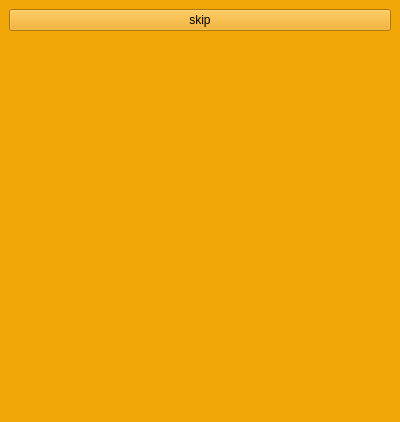
<?xml version="1.0" encoding="UTF-8"?>
<ui version="4.0">
 <class>MainWindow</class>
 <widget class="QMainWindow" name="MainWindow">
  <property name="geometry">
   <rect>
    <x>0</x>
    <y>0</y>
    <width>400</width>
    <height>422</height>
   </rect>
  </property>
  <property name="minimumSize">
   <size>
    <width>400</width>
    <height>400</height>
   </size>
  </property>
  <property name="maximumSize">
   <size>
    <width>400</width>
    <height>16777215</height>
   </size>
  </property>
  <property name="windowTitle">
   <string>MainWindow</string>
  </property>
  <property name="autoFillBackground">
   <bool>false</bool>
  </property>
  <property name="styleSheet">
   <string notr="true">background-color:  #f0a607</string>
  </property>
  <property name="documentMode">
   <bool>false</bool>
  </property>
  <widget class="QWidget" name="centralwidget">
   <layout class="QGridLayout" name="gridLayout">
    <item row="1" column="0">
     <widget class="QStackedWidget" name="stackedWidget">
      <property name="sizePolicy">
       <sizepolicy hsizetype="Minimum" vsizetype="Minimum">
        <horstretch>0</horstretch>
        <verstretch>0</verstretch>
       </sizepolicy>
      </property>
      <property name="currentIndex">
       <number>5</number>
      </property>
      <widget class="QWidget" name="page_0">
       <layout class="QGridLayout" name="gridLayout_3">
        <item row="0" column="0">
         <spacer name="verticalSpacer">
          <property name="orientation">
           <enum>Qt::Orientation::Vertical</enum>
          </property>
          <property name="sizeType">
           <enum>QSizePolicy::Policy::Maximum</enum>
          </property>
          <property name="sizeHint" stdset="0">
           <size>
            <width>20</width>
            <height>40</height>
           </size>
          </property>
         </spacer>
        </item>
        <item row="1" column="0">
         <widget class="QWidget" name="buttonPlace" native="true">
          <property name="sizePolicy">
           <sizepolicy hsizetype="Minimum" vsizetype="Minimum">
            <horstretch>0</horstretch>
            <verstretch>0</verstretch>
           </sizepolicy>
          </property>
          <property name="minimumSize">
           <size>
            <width>90</width>
            <height>25</height>
           </size>
          </property>
          <property name="maximumSize">
           <size>
            <width>90</width>
            <height>25</height>
           </size>
          </property>
          <property name="baseSize">
           <size>
            <width>90</width>
            <height>25</height>
           </size>
          </property>
          <property name="styleSheet">
           <string notr="true">border: 2px dashed white;
background-color: rgba(255, 255, 255, 127);</string>
          </property>
         </widget>
        </item>
       </layout>
      </widget>
      <widget class="QWidget" name="page_1">
       <layout class="QGridLayout" name="gridLayout_2">
        <item row="1" column="0">
         <widget class="Line" name="line">
          <property name="orientation">
           <enum>Qt::Orientation::Horizontal</enum>
          </property>
         </widget>
        </item>
        <item row="7" column="0">
         <widget class="Line" name="line_2">
          <property name="orientation">
           <enum>Qt::Orientation::Horizontal</enum>
          </property>
         </widget>
        </item>
        <item row="3" column="0">
         <spacer name="verticalSpacer_3">
          <property name="orientation">
           <enum>Qt::Orientation::Vertical</enum>
          </property>
          <property name="sizeType">
           <enum>QSizePolicy::Policy::Maximum</enum>
          </property>
          <property name="sizeHint" stdset="0">
           <size>
            <width>20</width>
            <height>10</height>
           </size>
          </property>
         </spacer>
        </item>
        <item row="2" column="0">
         <layout class="QHBoxLayout" name="horizontalLayout_5">
          <property name="sizeConstraint">
           <enum>QLayout::SizeConstraint::SetMinimumSize</enum>
          </property>
          <item>
           <spacer name="horizontalSpacer_2">
            <property name="orientation">
             <enum>Qt::Orientation::Horizontal</enum>
            </property>
            <property name="sizeType">
             <enum>QSizePolicy::Policy::Maximum</enum>
            </property>
            <property name="sizeHint" stdset="0">
             <size>
              <width>300</width>
              <height>25</height>
             </size>
            </property>
           </spacer>
          </item>
          <item>
           <widget class="QLabel" name="labelHelper">
            <property name="enabled">
             <bool>true</bool>
            </property>
            <property name="sizePolicy">
             <sizepolicy hsizetype="Maximum" vsizetype="Maximum">
              <horstretch>0</horstretch>
              <verstretch>0</verstretch>
             </sizepolicy>
            </property>
            <property name="maximumSize">
             <size>
              <width>16777215</width>
              <height>25</height>
             </size>
            </property>
            <property name="font">
             <font>
              <pointsize>10</pointsize>
             </font>
            </property>
            <property name="text">
             <string>TextLabel</string>
            </property>
            <property name="alignment">
             <set>Qt::AlignmentFlag::AlignRight|Qt::AlignmentFlag::AlignTrailing|Qt::AlignmentFlag::AlignVCenter</set>
            </property>
           </widget>
          </item>
         </layout>
        </item>
        <item row="9" column="0">
         <widget class="Line" name="line_3">
          <property name="orientation">
           <enum>Qt::Orientation::Horizontal</enum>
          </property>
         </widget>
        </item>
        <item row="11" column="0">
         <widget class="QPushButton" name="toRegistratePushButton">
          <property name="enabled">
           <bool>false</bool>
          </property>
          <property name="styleSheet">
           <string notr="true">background-color: rgb(36, 31, 49)</string>
          </property>
          <property name="text">
           <string>Зарегистрироваться</string>
          </property>
         </widget>
        </item>
        <item row="0" column="0">
         <widget class="QLabel" name="label">
          <property name="maximumSize">
           <size>
            <width>16777215</width>
            <height>25</height>
           </size>
          </property>
          <property name="font">
           <font>
            <pointsize>14</pointsize>
            <bold>true</bold>
            <stylestrategy>PreferDefault</stylestrategy>
           </font>
          </property>
          <property name="layoutDirection">
           <enum>Qt::LayoutDirection::LeftToRight</enum>
          </property>
          <property name="text">
           <string>Регистрация</string>
          </property>
          <property name="alignment">
           <set>Qt::AlignmentFlag::AlignCenter</set>
          </property>
          <property name="wordWrap">
           <bool>false</bool>
          </property>
         </widget>
        </item>
        <item row="4" column="0">
         <layout class="QHBoxLayout" name="horizontalLayout_2">
          <item>
           <widget class="QLabel" name="label_2">
            <property name="sizePolicy">
             <sizepolicy hsizetype="Maximum" vsizetype="Maximum">
              <horstretch>0</horstretch>
              <verstretch>0</verstretch>
             </sizepolicy>
            </property>
            <property name="maximumSize">
             <size>
              <width>100</width>
              <height>25</height>
             </size>
            </property>
            <property name="font">
             <font>
              <bold>true</bold>
             </font>
            </property>
            <property name="text">
             <string>Ваше имя:</string>
            </property>
           </widget>
          </item>
          <item>
           <widget class="QLineEdit" name="nameLineEdit">
            <property name="sizePolicy">
             <sizepolicy hsizetype="Maximum" vsizetype="Maximum">
              <horstretch>0</horstretch>
              <verstretch>0</verstretch>
             </sizepolicy>
            </property>
            <property name="maximumSize">
             <size>
              <width>500</width>
              <height>25</height>
             </size>
            </property>
            <property name="styleSheet">
             <string notr="true">background-color: rgb(36, 31, 49)</string>
            </property>
           </widget>
          </item>
         </layout>
        </item>
        <item row="8" column="0">
         <widget class="QProgressBar" name="registrationProgressBar">
          <property name="sizePolicy">
           <sizepolicy hsizetype="Preferred" vsizetype="Maximum">
            <horstretch>0</horstretch>
            <verstretch>0</verstretch>
           </sizepolicy>
          </property>
          <property name="maximumSize">
           <size>
            <width>16777215</width>
            <height>15</height>
           </size>
          </property>
          <property name="styleSheet">
           <string notr="true">background-color: rgb(36, 31, 49)</string>
          </property>
          <property name="maximum">
           <number>3</number>
          </property>
          <property name="value">
           <number>0</number>
          </property>
          <property name="textVisible">
           <bool>false</bool>
          </property>
          <property name="invertedAppearance">
           <bool>false</bool>
          </property>
         </widget>
        </item>
        <item row="6" column="0">
         <layout class="QHBoxLayout" name="horizontalLayout_3">
          <item>
           <widget class="QLabel" name="label_3">
            <property name="sizePolicy">
             <sizepolicy hsizetype="Maximum" vsizetype="Maximum">
              <horstretch>0</horstretch>
              <verstretch>0</verstretch>
             </sizepolicy>
            </property>
            <property name="maximumSize">
             <size>
              <width>100</width>
              <height>25</height>
             </size>
            </property>
            <property name="font">
             <font>
              <bold>true</bold>
             </font>
            </property>
            <property name="text">
             <string>Ваш возраст: </string>
            </property>
           </widget>
          </item>
          <item>
           <widget class="QSpinBox" name="ageSpinBox">
            <property name="sizePolicy">
             <sizepolicy hsizetype="Maximum" vsizetype="Maximum">
              <horstretch>0</horstretch>
              <verstretch>0</verstretch>
             </sizepolicy>
            </property>
            <property name="maximumSize">
             <size>
              <width>60</width>
              <height>25</height>
             </size>
            </property>
            <property name="styleSheet">
             <string notr="true">background-color: rgb(36, 31, 49)</string>
            </property>
           </widget>
          </item>
          <item>
           <spacer name="horizontalSpacer">
            <property name="orientation">
             <enum>Qt::Orientation::Horizontal</enum>
            </property>
            <property name="sizeType">
             <enum>QSizePolicy::Policy::Maximum</enum>
            </property>
            <property name="sizeHint" stdset="0">
             <size>
              <width>30</width>
              <height>5</height>
             </size>
            </property>
           </spacer>
          </item>
          <item>
           <widget class="QLabel" name="label_4">
            <property name="sizePolicy">
             <sizepolicy hsizetype="Maximum" vsizetype="Maximum">
              <horstretch>0</horstretch>
              <verstretch>0</verstretch>
             </sizepolicy>
            </property>
            <property name="maximumSize">
             <size>
              <width>50</width>
              <height>25</height>
             </size>
            </property>
            <property name="font">
             <font>
              <bold>true</bold>
             </font>
            </property>
            <property name="text">
             <string>Пол: </string>
            </property>
           </widget>
          </item>
          <item>
           <widget class="QComboBox" name="genderComboBox">
            <property name="sizePolicy">
             <sizepolicy hsizetype="Maximum" vsizetype="Maximum">
              <horstretch>0</horstretch>
              <verstretch>0</verstretch>
             </sizepolicy>
            </property>
            <property name="maximumSize">
             <size>
              <width>100</width>
              <height>25</height>
             </size>
            </property>
            <property name="styleSheet">
             <string notr="true">background-color: rgb(36, 31, 49)</string>
            </property>
            <property name="maxVisibleItems">
             <number>3</number>
            </property>
            <property name="maxCount">
             <number>3</number>
            </property>
           </widget>
          </item>
         </layout>
        </item>
        <item row="10" column="0">
         <spacer name="verticalSpacer_2">
          <property name="orientation">
           <enum>Qt::Orientation::Vertical</enum>
          </property>
          <property name="sizeType">
           <enum>QSizePolicy::Policy::Maximum</enum>
          </property>
          <property name="sizeHint" stdset="0">
           <size>
            <width>20</width>
            <height>20</height>
           </size>
          </property>
         </spacer>
        </item>
       </layout>
      </widget>
      <widget class="QWidget" name="page_2">
       <layout class="QGridLayout" name="gridLayout_5">
        <item row="4" column="0">
         <spacer name="verticalSpacer_6">
          <property name="orientation">
           <enum>Qt::Orientation::Vertical</enum>
          </property>
          <property name="sizeType">
           <enum>QSizePolicy::Policy::Maximum</enum>
          </property>
          <property name="sizeHint" stdset="0">
           <size>
            <width>20</width>
            <height>15</height>
           </size>
          </property>
         </spacer>
        </item>
        <item row="2" column="0">
         <spacer name="verticalSpacer_4">
          <property name="orientation">
           <enum>Qt::Orientation::Vertical</enum>
          </property>
          <property name="sizeType">
           <enum>QSizePolicy::Policy::Maximum</enum>
          </property>
          <property name="sizeHint" stdset="0">
           <size>
            <width>20</width>
            <height>15</height>
           </size>
          </property>
         </spacer>
        </item>
        <item row="1" column="0">
         <widget class="QLabel" name="page2Label">
          <property name="sizePolicy">
           <sizepolicy hsizetype="MinimumExpanding" vsizetype="Fixed">
            <horstretch>0</horstretch>
            <verstretch>0</verstretch>
           </sizepolicy>
          </property>
          <property name="font">
           <font>
            <pointsize>16</pointsize>
            <bold>true</bold>
           </font>
          </property>
          <property name="text">
           <string>Добро пожаловать!</string>
          </property>
          <property name="alignment">
           <set>Qt::AlignmentFlag::AlignCenter</set>
          </property>
          <property name="wordWrap">
           <bool>true</bool>
          </property>
          <property name="margin">
           <number>0</number>
          </property>
          <property name="openExternalLinks">
           <bool>false</bool>
          </property>
          <property name="textInteractionFlags">
           <set>Qt::TextInteractionFlag::NoTextInteraction</set>
          </property>
         </widget>
        </item>
        <item row="9" column="0">
         <widget class="QPushButton" name="dateTimePagePushButton">
          <property name="sizePolicy">
           <sizepolicy hsizetype="Minimum" vsizetype="Maximum">
            <horstretch>0</horstretch>
            <verstretch>0</verstretch>
           </sizepolicy>
          </property>
          <property name="maximumSize">
           <size>
            <width>16777215</width>
            <height>25</height>
           </size>
          </property>
          <property name="styleSheet">
           <string notr="true">background-color: rgb(36, 31, 49)</string>
          </property>
          <property name="text">
           <string>Проверить</string>
          </property>
         </widget>
        </item>
        <item row="8" column="0">
         <layout class="QHBoxLayout" name="horizontalLayout_7">
          <item>
           <widget class="QLabel" name="label_6">
            <property name="sizePolicy">
             <sizepolicy hsizetype="Maximum" vsizetype="Maximum">
              <horstretch>0</horstretch>
              <verstretch>0</verstretch>
             </sizepolicy>
            </property>
            <property name="maximumSize">
             <size>
              <width>150</width>
              <height>25</height>
             </size>
            </property>
            <property name="font">
             <font>
              <bold>true</bold>
             </font>
            </property>
            <property name="text">
             <string>Выберите время:</string>
            </property>
           </widget>
          </item>
          <item>
           <widget class="QTimeEdit" name="timeEdit">
            <property name="focusPolicy">
             <enum>Qt::FocusPolicy::NoFocus</enum>
            </property>
            <property name="styleSheet">
             <string notr="true">background-color: rgb(36, 31, 49)</string>
            </property>
            <property name="buttonSymbols">
             <enum>QAbstractSpinBox::ButtonSymbols::NoButtons</enum>
            </property>
            <property name="displayFormat">
             <string>hh:mm</string>
            </property>
           </widget>
          </item>
          <item>
           <widget class="QDial" name="timeDial">
            <property name="sizePolicy">
             <sizepolicy hsizetype="Maximum" vsizetype="Maximum">
              <horstretch>0</horstretch>
              <verstretch>0</verstretch>
             </sizepolicy>
            </property>
            <property name="maximumSize">
             <size>
              <width>30</width>
              <height>30</height>
             </size>
            </property>
            <property name="styleSheet">
             <string notr="true">background-color: rgb(36, 31, 49)</string>
            </property>
            <property name="maximum">
             <number>86399</number>
            </property>
           </widget>
          </item>
         </layout>
        </item>
        <item row="3" column="0">
         <widget class="QLabel" name="label_11">
          <property name="sizePolicy">
           <sizepolicy hsizetype="Preferred" vsizetype="Maximum">
            <horstretch>0</horstretch>
            <verstretch>0</verstretch>
           </sizepolicy>
          </property>
          <property name="text">
           <string>Укажите сегодняшнюю дату и число.</string>
          </property>
          <property name="alignment">
           <set>Qt::AlignmentFlag::AlignCenter</set>
          </property>
         </widget>
        </item>
        <item row="5" column="0">
         <layout class="QVBoxLayout" name="verticalLayout_2">
          <item>
           <layout class="QHBoxLayout" name="horizontalLayout_6">
            <item>
             <widget class="QLabel" name="label_5">
              <property name="sizePolicy">
               <sizepolicy hsizetype="Maximum" vsizetype="Maximum">
                <horstretch>0</horstretch>
                <verstretch>0</verstretch>
               </sizepolicy>
              </property>
              <property name="maximumSize">
               <size>
                <width>150</width>
                <height>25</height>
               </size>
              </property>
              <property name="font">
               <font>
                <bold>true</bold>
               </font>
              </property>
              <property name="text">
               <string>Выберите дату:</string>
              </property>
             </widget>
            </item>
            <item>
             <widget class="QDateEdit" name="dateEdit">
              <property name="focusPolicy">
               <enum>Qt::FocusPolicy::NoFocus</enum>
              </property>
              <property name="styleSheet">
               <string notr="true">background-color: rgb(36, 31, 49)</string>
              </property>
              <property name="readOnly">
               <bool>true</bool>
              </property>
              <property name="buttonSymbols">
               <enum>QAbstractSpinBox::ButtonSymbols::NoButtons</enum>
              </property>
              <property name="maximumDate">
               <date>
                <year>2025</year>
                <month>12</month>
                <day>31</day>
               </date>
              </property>
              <property name="minimumDate">
               <date>
                <year>2025</year>
                <month>1</month>
                <day>1</day>
               </date>
              </property>
              <property name="displayFormat">
               <string>d/M/yyyy</string>
              </property>
             </widget>
            </item>
           </layout>
          </item>
          <item>
           <widget class="QSlider" name="dateHorizontalSlider">
            <property name="sizePolicy">
             <sizepolicy hsizetype="Expanding" vsizetype="Maximum">
              <horstretch>0</horstretch>
              <verstretch>0</verstretch>
             </sizepolicy>
            </property>
            <property name="minimum">
             <number>0</number>
            </property>
            <property name="maximum">
             <number>364</number>
            </property>
            <property name="value">
             <number>0</number>
            </property>
            <property name="orientation">
             <enum>Qt::Orientation::Horizontal</enum>
            </property>
           </widget>
          </item>
         </layout>
        </item>
       </layout>
      </widget>
      <widget class="QWidget" name="page_3">
       <layout class="QGridLayout" name="gridLayout_4">
        <item row="6" column="0">
         <widget class="Line" name="line_7">
          <property name="orientation">
           <enum>Qt::Orientation::Horizontal</enum>
          </property>
         </widget>
        </item>
        <item row="5" column="0">
         <layout class="QGridLayout" name="gridLayout_8">
          <item row="0" column="0">
           <widget class="QLabel" name="label_13">
            <property name="maximumSize">
             <size>
              <width>16777215</width>
              <height>12</height>
             </size>
            </property>
            <property name="font">
             <font>
              <pointsize>10</pointsize>
             </font>
            </property>
            <property name="text">
             <string>Dec -&gt; Oct</string>
            </property>
            <property name="alignment">
             <set>Qt::AlignmentFlag::AlignCenter</set>
            </property>
           </widget>
          </item>
          <item row="1" column="0">
           <layout class="QHBoxLayout" name="horizontalLayout">
            <item>
             <widget class="QLCDNumber" name="decLcdNumber2">
              <property name="sizePolicy">
               <sizepolicy hsizetype="MinimumExpanding" vsizetype="Fixed">
                <horstretch>0</horstretch>
                <verstretch>0</verstretch>
               </sizepolicy>
              </property>
              <property name="maximumSize">
               <size>
                <width>100</width>
                <height>30</height>
               </size>
              </property>
              <property name="styleSheet">
               <string notr="true">background-color: rgb(36, 31, 49)</string>
              </property>
              <property name="frameShadow">
               <enum>QFrame::Shadow::Plain</enum>
              </property>
              <property name="lineWidth">
               <number>0</number>
              </property>
              <property name="digitCount">
               <number>6</number>
              </property>
              <property name="segmentStyle">
               <enum>QLCDNumber::SegmentStyle::Flat</enum>
              </property>
              <property name="value" stdset="0">
               <double>0.000000000000000</double>
              </property>
              <property name="intValue" stdset="0">
               <number>0</number>
              </property>
             </widget>
            </item>
            <item>
             <widget class="QLabel" name="label_9">
              <property name="sizePolicy">
               <sizepolicy hsizetype="Maximum" vsizetype="Fixed">
                <horstretch>0</horstretch>
                <verstretch>0</verstretch>
               </sizepolicy>
              </property>
              <property name="font">
               <font>
                <pointsize>16</pointsize>
                <bold>true</bold>
               </font>
              </property>
              <property name="text">
               <string>=</string>
              </property>
              <property name="alignment">
               <set>Qt::AlignmentFlag::AlignCenter</set>
              </property>
             </widget>
            </item>
            <item>
             <widget class="QLCDNumber" name="octLcdNumber">
              <property name="sizePolicy">
               <sizepolicy hsizetype="MinimumExpanding" vsizetype="Fixed">
                <horstretch>0</horstretch>
                <verstretch>0</verstretch>
               </sizepolicy>
              </property>
              <property name="maximumSize">
               <size>
                <width>150</width>
                <height>30</height>
               </size>
              </property>
              <property name="styleSheet">
               <string notr="true">background-color: rgb(36, 31, 49)</string>
              </property>
              <property name="frameShape">
               <enum>QFrame::Shape::Box</enum>
              </property>
              <property name="frameShadow">
               <enum>QFrame::Shadow::Plain</enum>
              </property>
              <property name="lineWidth">
               <number>0</number>
              </property>
              <property name="smallDecimalPoint">
               <bool>false</bool>
              </property>
              <property name="digitCount">
               <number>10</number>
              </property>
              <property name="mode">
               <enum>QLCDNumber::Mode::Oct</enum>
              </property>
              <property name="segmentStyle">
               <enum>QLCDNumber::SegmentStyle::Flat</enum>
              </property>
              <property name="value" stdset="0">
               <double>0.000000000000000</double>
              </property>
              <property name="intValue" stdset="0">
               <number>0</number>
              </property>
             </widget>
            </item>
           </layout>
          </item>
          <item row="2" column="0">
           <layout class="QHBoxLayout" name="horizontalLayout_9">
            <item>
             <widget class="QRadioButton" name="radioButton_3">
              <property name="sizePolicy">
               <sizepolicy hsizetype="MinimumExpanding" vsizetype="Fixed">
                <horstretch>0</horstretch>
                <verstretch>0</verstretch>
               </sizepolicy>
              </property>
              <property name="maximumSize">
               <size>
                <width>16777215</width>
                <height>15</height>
               </size>
              </property>
              <property name="font">
               <font>
                <pointsize>10</pointsize>
                <bold>true</bold>
               </font>
              </property>
              <property name="styleSheet">
               <string notr="true">color: rgb(36, 31, 49)</string>
              </property>
              <property name="text">
               <string>0</string>
              </property>
              <property name="iconSize">
               <size>
                <width>16</width>
                <height>16</height>
               </size>
              </property>
              <property name="checkable">
               <bool>true</bool>
              </property>
              <property name="checked">
               <bool>false</bool>
              </property>
              <property name="autoRepeat">
               <bool>false</bool>
              </property>
             </widget>
            </item>
            <item>
             <widget class="QRadioButton" name="radioButton">
              <property name="sizePolicy">
               <sizepolicy hsizetype="MinimumExpanding" vsizetype="Fixed">
                <horstretch>0</horstretch>
                <verstretch>0</verstretch>
               </sizepolicy>
              </property>
              <property name="maximumSize">
               <size>
                <width>16777215</width>
                <height>15</height>
               </size>
              </property>
              <property name="font">
               <font>
                <pointsize>10</pointsize>
                <bold>true</bold>
               </font>
              </property>
              <property name="styleSheet">
               <string notr="true">color: rgb(36, 31, 49)</string>
              </property>
              <property name="text">
               <string>0</string>
              </property>
             </widget>
            </item>
            <item>
             <widget class="QRadioButton" name="radioButton_2">
              <property name="sizePolicy">
               <sizepolicy hsizetype="MinimumExpanding" vsizetype="Fixed">
                <horstretch>0</horstretch>
                <verstretch>0</verstretch>
               </sizepolicy>
              </property>
              <property name="maximumSize">
               <size>
                <width>16777215</width>
                <height>15</height>
               </size>
              </property>
              <property name="font">
               <font>
                <pointsize>10</pointsize>
                <bold>true</bold>
               </font>
              </property>
              <property name="styleSheet">
               <string notr="true">color: rgb(36, 31, 49)</string>
              </property>
              <property name="text">
               <string>0</string>
              </property>
             </widget>
            </item>
           </layout>
          </item>
         </layout>
        </item>
        <item row="4" column="0">
         <widget class="Line" name="line_4">
          <property name="orientation">
           <enum>Qt::Orientation::Horizontal</enum>
          </property>
         </widget>
        </item>
        <item row="1" column="0">
         <widget class="QLabel" name="label_7">
          <property name="sizePolicy">
           <sizepolicy hsizetype="Preferred" vsizetype="Fixed">
            <horstretch>0</horstretch>
            <verstretch>0</verstretch>
           </sizepolicy>
          </property>
          <property name="font">
           <font>
            <pointsize>13</pointsize>
            <bold>true</bold>
           </font>
          </property>
          <property name="text">
           <string>Переведите числа</string>
          </property>
          <property name="alignment">
           <set>Qt::AlignmentFlag::AlignCenter</set>
          </property>
         </widget>
        </item>
        <item row="3" column="0">
         <layout class="QGridLayout" name="gridLayout_6">
          <item row="2" column="0">
           <widget class="QScrollBar" name="horizontalScrollBar">
            <property name="sizePolicy">
             <sizepolicy hsizetype="MinimumExpanding" vsizetype="Fixed">
              <horstretch>0</horstretch>
              <verstretch>0</verstretch>
             </sizepolicy>
            </property>
            <property name="font">
             <font>
              <pointsize>11</pointsize>
             </font>
            </property>
            <property name="mouseTracking">
             <bool>false</bool>
            </property>
            <property name="autoFillBackground">
             <bool>false</bool>
            </property>
            <property name="styleSheet">
             <string notr="true">background-color: rgb(36, 31, 49)</string>
            </property>
            <property name="maximum">
             <number>1023</number>
            </property>
            <property name="pageStep">
             <number>1</number>
            </property>
            <property name="tracking">
             <bool>true</bool>
            </property>
            <property name="orientation">
             <enum>Qt::Orientation::Horizontal</enum>
            </property>
            <property name="invertedAppearance">
             <bool>false</bool>
            </property>
            <property name="invertedControls">
             <bool>true</bool>
            </property>
           </widget>
          </item>
          <item row="1" column="0">
           <layout class="QHBoxLayout" name="horizontalLayout_4">
            <item>
             <widget class="QLCDNumber" name="decLcdNumber1">
              <property name="sizePolicy">
               <sizepolicy hsizetype="MinimumExpanding" vsizetype="Fixed">
                <horstretch>0</horstretch>
                <verstretch>0</verstretch>
               </sizepolicy>
              </property>
              <property name="maximumSize">
               <size>
                <width>100</width>
                <height>30</height>
               </size>
              </property>
              <property name="font">
               <font>
                <bold>false</bold>
               </font>
              </property>
              <property name="styleSheet">
               <string notr="true">background-color: rgb(36, 31, 49)</string>
              </property>
              <property name="frameShadow">
               <enum>QFrame::Shadow::Plain</enum>
              </property>
              <property name="lineWidth">
               <number>0</number>
              </property>
              <property name="digitCount">
               <number>6</number>
              </property>
              <property name="segmentStyle">
               <enum>QLCDNumber::SegmentStyle::Flat</enum>
              </property>
              <property name="value" stdset="0">
               <double>0.000000000000000</double>
              </property>
              <property name="intValue" stdset="0">
               <number>0</number>
              </property>
             </widget>
            </item>
            <item>
             <widget class="QLabel" name="label_8">
              <property name="sizePolicy">
               <sizepolicy hsizetype="Maximum" vsizetype="Fixed">
                <horstretch>0</horstretch>
                <verstretch>0</verstretch>
               </sizepolicy>
              </property>
              <property name="font">
               <font>
                <pointsize>16</pointsize>
                <bold>true</bold>
               </font>
              </property>
              <property name="text">
               <string>=</string>
              </property>
              <property name="alignment">
               <set>Qt::AlignmentFlag::AlignCenter</set>
              </property>
             </widget>
            </item>
            <item>
             <widget class="QLCDNumber" name="binLcdNumber">
              <property name="sizePolicy">
               <sizepolicy hsizetype="MinimumExpanding" vsizetype="Fixed">
                <horstretch>0</horstretch>
                <verstretch>0</verstretch>
               </sizepolicy>
              </property>
              <property name="maximumSize">
               <size>
                <width>150</width>
                <height>30</height>
               </size>
              </property>
              <property name="styleSheet">
               <string notr="true">background-color: rgb(36, 31, 49)</string>
              </property>
              <property name="frameShape">
               <enum>QFrame::Shape::Box</enum>
              </property>
              <property name="frameShadow">
               <enum>QFrame::Shadow::Plain</enum>
              </property>
              <property name="lineWidth">
               <number>0</number>
              </property>
              <property name="smallDecimalPoint">
               <bool>false</bool>
              </property>
              <property name="digitCount">
               <number>10</number>
              </property>
              <property name="mode">
               <enum>QLCDNumber::Mode::Bin</enum>
              </property>
              <property name="segmentStyle">
               <enum>QLCDNumber::SegmentStyle::Flat</enum>
              </property>
              <property name="value" stdset="0">
               <double>0.000000000000000</double>
              </property>
              <property name="intValue" stdset="0">
               <number>0</number>
              </property>
             </widget>
            </item>
           </layout>
          </item>
          <item row="0" column="0">
           <widget class="QLabel" name="label_12">
            <property name="maximumSize">
             <size>
              <width>16777215</width>
              <height>12</height>
             </size>
            </property>
            <property name="font">
             <font>
              <pointsize>10</pointsize>
              <bold>false</bold>
             </font>
            </property>
            <property name="text">
             <string>Dec -&gt; Bin</string>
            </property>
            <property name="alignment">
             <set>Qt::AlignmentFlag::AlignCenter</set>
            </property>
           </widget>
          </item>
         </layout>
        </item>
        <item row="2" column="0">
         <widget class="Line" name="line_5">
          <property name="orientation">
           <enum>Qt::Orientation::Horizontal</enum>
          </property>
         </widget>
        </item>
        <item row="7" column="0">
         <layout class="QHBoxLayout" name="horizontalLayout_8">
          <property name="spacing">
           <number>6</number>
          </property>
          <property name="sizeConstraint">
           <enum>QLayout::SizeConstraint::SetDefaultConstraint</enum>
          </property>
          <item>
           <spacer name="horizontalSpacer_3">
            <property name="orientation">
             <enum>Qt::Orientation::Horizontal</enum>
            </property>
            <property name="sizeType">
             <enum>QSizePolicy::Policy::MinimumExpanding</enum>
            </property>
            <property name="sizeHint" stdset="0">
             <size>
              <width>40</width>
              <height>20</height>
             </size>
            </property>
           </spacer>
          </item>
          <item>
           <widget class="QPushButton" name="page3checkButton">
            <property name="sizePolicy">
             <sizepolicy hsizetype="Fixed" vsizetype="Fixed">
              <horstretch>0</horstretch>
              <verstretch>0</verstretch>
             </sizepolicy>
            </property>
            <property name="maximumSize">
             <size>
              <width>16777215</width>
              <height>25</height>
             </size>
            </property>
            <property name="layoutDirection">
             <enum>Qt::LayoutDirection::LeftToRight</enum>
            </property>
            <property name="styleSheet">
             <string notr="true">background-color: rgb(36, 31, 49)</string>
            </property>
            <property name="text">
             <string>Проверить</string>
            </property>
            <property name="checkable">
             <bool>false</bool>
            </property>
            <property name="checked">
             <bool>false</bool>
            </property>
            <property name="autoDefault">
             <bool>false</bool>
            </property>
            <property name="default">
             <bool>false</bool>
            </property>
            <property name="flat">
             <bool>false</bool>
            </property>
           </widget>
          </item>
         </layout>
        </item>
       </layout>
      </widget>
      <widget class="QWidget" name="page_4">
       <layout class="QGridLayout" name="gridLayout_7">
        <item row="0" column="0">
         <widget class="QLabel" name="label_10">
          <property name="font">
           <font>
            <pointsize>12</pointsize>
            <bold>true</bold>
           </font>
          </property>
          <property name="styleSheet">
           <string notr="true">color: rgb(36, 31, 49)</string>
          </property>
          <property name="text">
           <string>Нажмите на окно правой кнопкой мыши.</string>
          </property>
         </widget>
        </item>
        <item row="1" column="0">
         <widget class="QWidget" name="widget" native="true">
          <property name="sizePolicy">
           <sizepolicy hsizetype="MinimumExpanding" vsizetype="MinimumExpanding">
            <horstretch>0</horstretch>
            <verstretch>0</verstretch>
           </sizepolicy>
          </property>
          <property name="styleSheet">
           <string notr="true">background-color: rgb(36, 31, 49)</string>
          </property>
         </widget>
        </item>
       </layout>
      </widget>
      <widget class="QWidget" name="page_5"/>
     </widget>
    </item>
    <item row="0" column="0">
     <widget class="QPushButton" name="pushButton_3">
      <property name="text">
       <string>skip</string>
      </property>
     </widget>
    </item>
   </layout>
  </widget>
  <widget class="QStatusBar" name="statusbar"/>
 </widget>
 <resources/>
 <connections/>
</ui>
